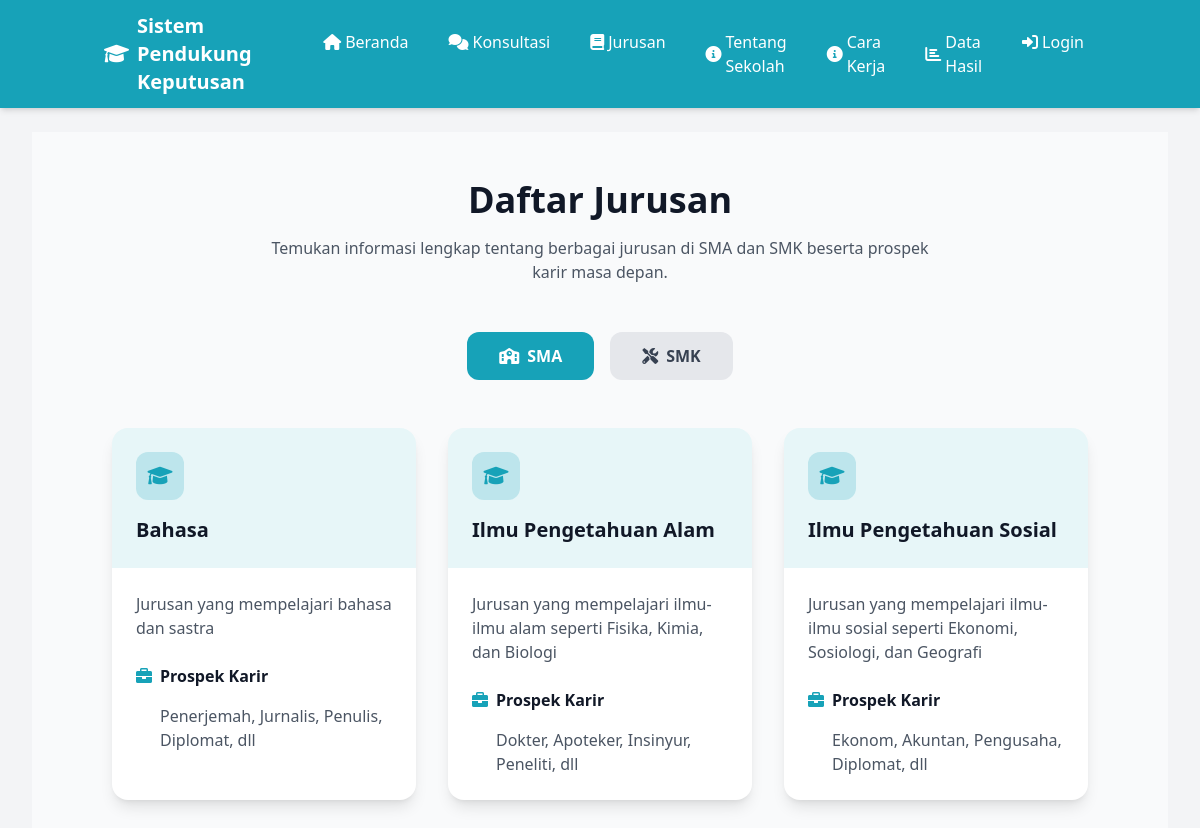
The app's page /jurusan.php with its own data.
### tables this page shows
CREATE TABLE jurusan (
    id_jurusan INT AUTO_INCREMENT PRIMARY KEY,
    kode_jurusan VARCHAR(10) NOT NULL,
    nama_jurusan VARCHAR(100) NOT NULL,
    jenis_sekolah ENUM('SMA', 'SMK') NOT NULL,
    deskripsi TEXT,
    prospek_karir TEXT
);

### includes/functions.php (called while the page is built, shortened)
<?php
require_once __DIR__ . '/../config/database.php';
function getAllJurusan() {
    global $conn;
    $query = "SELECT * FROM jurusan ORDER BY jenis_sekolah, nama_jurusan";
    $result = mysqli_query($conn, $query);
    $jurusan = [];
    while ($row = mysqli_fetch_assoc($result)) {
        $jurusan[] = $row;
    }
    return $jurusan;
}
?>

### jurusan.php (the view, shortened to what this page needs)
<?php
include 'includes/header.php';
$jurusan_sma = [];
$jurusan_smk = [];
$all_jurusan = getAllJurusan();
foreach ($all_jurusan as $jurusan) {
    if ($jurusan['jenis_sekolah'] == 'SMA') {
        $jurusan_sma[] = $jurusan;
    } else {
        $jurusan_smk[] = $jurusan;
    }
}
?>
<div class="bg-gray-50 min-h-screen">
    <div class="container mx-auto px-6 py-12">
        <div class="text-center mb-12">
            <h1 class="text-3xl md:text-4xl font-bold text-gray-900 mb-4">Daftar Jurusan</h1>
            <p class="text-gray-600 max-w-2xl mx-auto">
                Temukan informasi lengkap tentang berbagai jurusan di SMA dan SMK beserta prospek karir masa depan.
            </p>
        </div>
        <div class="flex justify-center space-x-4 mb-12">
            <button class="tab-btn active px-8 py-3 rounded-xl bg-primary text-white font-semibold transition duration-200 hover:bg-secondary flex items-center space-x-2" data-tab="sma">
                <i class="fas fa-school"></i>
                <span>SMA</span>
            </button>
            <button class="tab-btn px-8 py-3 rounded-xl bg-gray-200 text-gray-700 font-semibold transition duration-200 hover:bg-gray-300 flex items-center space-x-2" data-tab="smk">
                <i class="fas fa-tools"></i>
                <span>SMK</span>
            </button>
        </div>
        <div class="tab-content">
            <div id="sma" class="tab-pane active">
                <div class="grid grid-cols-1 md:grid-cols-2 lg:grid-cols-3 gap-8">
                    <?php foreach ($jurusan_sma as $jurusan): ?>
                    <div class="bg-white rounded-2xl shadow-lg overflow-hidden hover:shadow-xl transition duration-300">
                        <div class="bg-primary/10 p-6">
                            <div class="w-12 h-12 bg-primary/20 rounded-xl flex items-center justify-center mb-4">
                                <i class="fas fa-graduation-cap text-primary text-xl"></i>
                            </div>
                            <h3 class="text-xl font-bold text-gray-900"><?php echo $jurusan['nama_jurusan']; ?></h3>
                        </div>
                        <div class="p-6">
                            <p class="text-gray-600 mb-6"><?php echo $jurusan['deskripsi']; ?></p>
                            <div class="space-y-4">
                                <h4 class="font-semibold text-gray-900 flex items-center">
                                    <i class="fas fa-briefcase text-primary mr-2"></i>
                                    Prospek Karir
                                </h4>
                                <p class="text-gray-600 pl-6"><?php echo $jurusan['prospek_karir']; ?></p>
                            </div>
                        </div>
                    </div>
                    <?php endforeach; ?>
                </div>
            </div>
        </div>
    </div>
</div>
<?php include 'includes/footer.php'; ?>

### records on screen
jurusan: nama_jurusan "Bahasa", deskripsi "Jurusan yang mempelajari bahasa dan sastra", prospek_karir "Penerjemah, Jurnalis, Penulis, Diplomat, dll"
jurusan: nama_jurusan "Ilmu Pengetahuan Alam", deskripsi "Jurusan yang mempelajari ilmu-ilmu alam seperti Fisika, Kimia, dan Biologi", prospek_karir "Dokter, Apoteker, Insinyur, Peneliti, dll"
jurusan: nama_jurusan "Ilmu Pengetahuan Sosial", deskripsi "Jurusan yang mempelajari ilmu-ilmu sosial seperti Ekonomi, Sosiologi, dan Geografi", prospek_karir "Ekonom, Akuntan, Pengusaha, Diplomat, dll"
